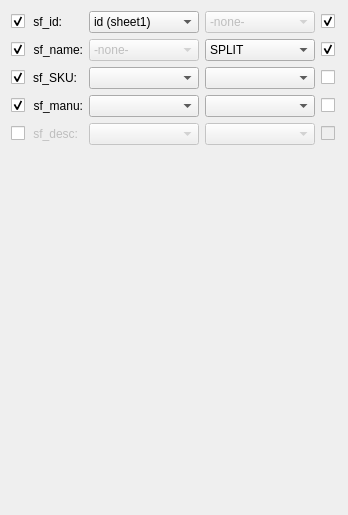
           <widget class="QWidget" name="scrollAreaWidgetContents">
            <property name="geometry">
             <rect>
              <x>0</x>
              <y>0</y>
              <width>348</width>
              <height>515</height>
             </rect>
            </property>
            <layout class="QGridLayout" name="gridLayout_2">
             <item row="0" column="0">
              <widget class="QCheckBox" name="checkBox_10">
               <property name="sizePolicy">
                <sizepolicy hsizetype="Maximum" vsizetype="Fixed">
                 <horstretch>0</horstretch>
                 <verstretch>0</verstretch>
                </sizepolicy>
               </property>
               <property name="minimumSize">
                <size>
                 <width>16</width>
                 <height>0</height>
                </size>
               </property>
               <property name="maximumSize">
                <size>
                 <width>16777215</width>
                 <height>16777215</height>
                </size>
               </property>
               <property name="font">
                <font>
                 <strikeout>false</strikeout>
                </font>
               </property>
               <property name="layoutDirection">
                <enum>Qt::LayoutDirection::LeftToRight</enum>
               </property>
               <property name="text">
                <string/>
               </property>
               <property name="checked">
                <bool>true</bool>
               </property>
              </widget>
             </item>
             <item row="0" column="1">
              <widget class="QLabel" name="label_2">
               <property name="sizePolicy">
                <sizepolicy hsizetype="Maximum" vsizetype="Fixed">
                 <horstretch>0</horstretch>
                 <verstretch>0</verstretch>
                </sizepolicy>
               </property>
               <property name="minimumSize">
                <size>
                 <width>0</width>
                 <height>0</height>
                </size>
               </property>
               <property name="text">
                <string>sf_id:</string>
               </property>
               <property name="alignment">
                <set>Qt::AlignmentFlag::AlignRight|Qt::AlignmentFlag::AlignTrailing|Qt::AlignmentFlag::AlignVCenter</set>
               </property>
              </widget>
             </item>
             <item row="0" column="2">
              <widget class="QComboBox" name="comboBox">
               <property name="sizePolicy">
                <sizepolicy hsizetype="Expanding" vsizetype="Preferred">
                 <horstretch>0</horstretch>
                 <verstretch>0</verstretch>
                </sizepolicy>
               </property>
               <property name="maximumSize">
                <size>
                 <width>200</width>
                 <height>16777215</height>
                </size>
               </property>
               <property name="sizeAdjustPolicy">
                <enum>QComboBox::SizeAdjustPolicy::AdjustToContentsOnFirstShow</enum>
               </property>
               <property name="frame">
                <bool>true</bool>
               </property>
               <property name="labelDrawingMode">
                <enum>QComboBox::LabelDrawingMode::UseStyle</enum>
               </property>
               <item>
                <property name="text">
                 <string>id (sheet1)</string>
                </property>
               </item>
               <item>
                <property name="text">
                 <string>name (sheet2)</string>
                </property>
               </item>
              </widget>
             </item>
             <item row="0" column="3">
              <widget class="QComboBox" name="comboBox_2">
               <property name="enabled">
                <bool>false</bool>
               </property>
               <property name="sizePolicy">
                <sizepolicy hsizetype="Expanding" vsizetype="Preferred">
                 <horstretch>0</horstretch>
                 <verstretch>0</verstretch>
                </sizepolicy>
               </property>
               <property name="maximumSize">
                <size>
                 <width>200</width>
                 <height>16777215</height>
                </size>
               </property>
               <item>
                <property name="text">
                 <string>-none-</string>
                </property>
               </item>
              </widget>
             </item>
             <item row="0" column="4">
              <widget class="QCheckBox" name="checkBox">
               <property name="sizePolicy">
                <sizepolicy hsizetype="Maximum" vsizetype="Fixed">
                 <horstretch>0</horstretch>
                 <verstretch>0</verstretch>
                </sizepolicy>
               </property>
               <property name="minimumSize">
                <size>
                 <width>16</width>
                 <height>0</height>
                </size>
               </property>
               <property name="maximumSize">
                <size>
                 <width>16777215</width>
                 <height>16777215</height>
                </size>
               </property>
               <property name="font">
                <font>
                 <strikeout>false</strikeout>
                </font>
               </property>
               <property name="layoutDirection">
                <enum>Qt::LayoutDirection::LeftToRight</enum>
               </property>
               <property name="text">
                <string/>
               </property>
               <property name="checked">
                <bool>true</bool>
               </property>
              </widget>
             </item>
             <item row="1" column="0">
              <widget class="QCheckBox" name="checkBox_17">
               <property name="sizePolicy">
                <sizepolicy hsizetype="Maximum" vsizetype="Fixed">
                 <horstretch>0</horstretch>
                 <verstretch>0</verstretch>
                </sizepolicy>
               </property>
               <property name="minimumSize">
                <size>
                 <width>16</width>
                 <height>0</height>
                </size>
               </property>
               <property name="font">
                <font>
                 <strikeout>false</strikeout>
                </font>
               </property>
               <property name="layoutDirection">
                <enum>Qt::LayoutDirection::LeftToRight</enum>
               </property>
               <property name="text">
                <string/>
               </property>
               <property name="checked">
                <bool>true</bool>
               </property>
              </widget>
             </item>
             <item row="1" column="1">
              <widget class="QLabel" name="label_3">
               <property name="sizePolicy">
                <sizepolicy hsizetype="Maximum" vsizetype="Fixed">
                 <horstretch>0</horstretch>
                 <verstretch>0</verstretch>
                </sizepolicy>
               </property>
               <property name="minimumSize">
                <size>
                 <width>0</width>
                 <height>0</height>
                </size>
               </property>
               <property name="text">
                <string>sf_name:</string>
               </property>
               <property name="alignment">
                <set>Qt::AlignmentFlag::AlignRight|Qt::AlignmentFlag::AlignTrailing|Qt::AlignmentFlag::AlignVCenter</set>
               </property>
              </widget>
             </item>
             <item row="1" column="2">
              <widget class="QComboBox" name="comboBox_4">
               <property name="enabled">
                <bool>false</bool>
               </property>
               <property name="sizePolicy">
                <sizepolicy hsizetype="Expanding" vsizetype="Preferred">
                 <horstretch>0</horstretch>
                 <verstretch>0</verstretch>
                </sizepolicy>
               </property>
               <property name="maximumSize">
                <size>
                 <width>200</width>
                 <height>16777215</height>
                </size>
               </property>
               <item>
                <property name="text">
                 <string>-none-</string>
                </property>
               </item>
              </widget>
             </item>
             <item row="1" column="3">
              <widget class="QComboBox" name="comboBox_3">
               <property name="sizePolicy">
                <sizepolicy hsizetype="Expanding" vsizetype="Preferred">
                 <horstretch>0</horstretch>
                 <verstretch>0</verstretch>
                </sizepolicy>
               </property>
               <property name="maximumSize">
                <size>
                 <width>200</width>
                 <height>16777215</height>
                </size>
               </property>
               <item>
                <property name="text">
                 <string>SPLIT</string>
                </property>
               </item>
              </widget>
             </item>
             <item row="1" column="4">
              <widget class="QCheckBox" name="checkBox_2">
               <property name="sizePolicy">
                <sizepolicy hsizetype="Maximum" vsizetype="Fixed">
                 <horstretch>0</horstretch>
                 <verstretch>0</verstretch>
                </sizepolicy>
               </property>
               <property name="minimumSize">
                <size>
                 <width>16</width>
                 <height>0</height>
                </size>
               </property>
               <property name="font">
                <font>
                 <strikeout>false</strikeout>
                </font>
               </property>
               <property name="layoutDirection">
                <enum>Qt::LayoutDirection::LeftToRight</enum>
               </property>
               <property name="text">
                <string/>
               </property>
               <property name="checked">
                <bool>true</bool>
               </property>
              </widget>
             </item>
             <item row="2" column="0">
              <widget class="QCheckBox" name="checkBox_14">
               <property name="sizePolicy">
                <sizepolicy hsizetype="Maximum" vsizetype="Fixed">
                 <horstretch>0</horstretch>
                 <verstretch>0</verstretch>
                </sizepolicy>
               </property>
               <property name="minimumSize">
                <size>
                 <width>16</width>
                 <height>0</height>
                </size>
               </property>
               <property name="font">
                <font>
                 <strikeout>false</strikeout>
                </font>
               </property>
               <property name="layoutDirection">
                <enum>Qt::LayoutDirection::LeftToRight</enum>
               </property>
               <property name="text">
                <string/>
               </property>
               <property name="checked">
                <bool>true</bool>
               </property>
              </widget>
             </item>
             <item row="2" column="1">
              <widget class="QLabel" name="label_4">
               <property name="sizePolicy">
                <sizepolicy hsizetype="Maximum" vsizetype="Fixed">
                 <horstretch>0</horstretch>
                 <verstretch>0</verstretch>
                </sizepolicy>
               </property>
               <property name="minimumSize">
                <size>
                 <width>0</width>
                 <height>0</height>
                </size>
               </property>
               <property name="text">
                <string>sf_SKU:</string>
               </property>
               <property name="alignment">
                <set>Qt::AlignmentFlag::AlignRight|Qt::AlignmentFlag::AlignTrailing|Qt::AlignmentFlag::AlignVCenter</set>
               </property>
              </widget>
             </item>
             <item row="2" column="2">
              <widget class="QComboBox" name="comboBox_6">
               <property name="sizePolicy">
                <sizepolicy hsizetype="Expanding" vsizetype="Preferred">
                 <horstretch>0</horstretch>
                 <verstretch>0</verstretch>
                </sizepolicy>
               </property>
               <property name="maximumSize">
                <size>
                 <width>200</width>
                 <height>16777215</height>
                </size>
               </property>
              </widget>
             </item>
             <item row="2" column="3">
              <widget class="QComboBox" name="comboBox_5">
               <property name="sizePolicy">
                <sizepolicy hsizetype="Expanding" vsizetype="Preferred">
                 <horstretch>0</horstretch>
                 <verstretch>0</verstretch>
                </sizepolicy>
               </property>
               <property name="maximumSize">
                <size>
                 <width>200</width>
                 <height>16777215</height>
                </size>
               </property>
              </widget>
             </item>
             <item row="2" column="4">
              <widget class="QCheckBox" name="checkBox_3">
               <property name="sizePolicy">
                <sizepolicy hsizetype="Maximum" vsizetype="Fixed">
                 <horstretch>0</horstretch>
                 <verstretch>0</verstretch>
                </sizepolicy>
               </property>
               <property name="minimumSize">
                <size>
                 <width>16</width>
                 <height>0</height>
                </size>
               </property>
               <property name="font">
                <font>
                 <strikeout>false</strikeout>
                </font>
               </property>
               <property name="layoutDirection">
                <enum>Qt::LayoutDirection::LeftToRight</enum>
               </property>
               <property name="text">
                <string/>
               </property>
              </widget>
             </item>
             <item row="3" column="0">
              <widget class="QCheckBox" name="checkBox_16">
               <property name="sizePolicy">
                <sizepolicy hsizetype="Maximum" vsizetype="Fixed">
                 <horstretch>0</horstretch>
                 <verstretch>0</verstretch>
                </sizepolicy>
               </property>
               <property name="minimumSize">
                <size>
                 <width>16</width>
                 <height>0</height>
                </size>
               </property>
               <property name="font">
                <font>
                 <strikeout>false</strikeout>
                </font>
               </property>
               <property name="layoutDirection">
                <enum>Qt::LayoutDirection::LeftToRight</enum>
               </property>
               <property name="text">
                <string/>
               </property>
               <property name="checked">
                <bool>true</bool>
               </property>
              </widget>
             </item>
             <item row="3" column="1">
              <widget class="QLabel" name="label_5">
               <property name="sizePolicy">
                <sizepolicy hsizetype="Maximum" vsizetype="Fixed">
                 <horstretch>0</horstretch>
                 <verstretch>0</verstretch>
                </sizepolicy>
               </property>
               <property name="minimumSize">
                <size>
                 <width>0</width>
                 <height>0</height>
                </size>
               </property>
               <property name="text">
                <string>sf_manu:</string>
               </property>
               <property name="alignment">
                <set>Qt::AlignmentFlag::AlignRight|Qt::AlignmentFlag::AlignTrailing|Qt::AlignmentFlag::AlignVCenter</set>
               </property>
              </widget>
             </item>
             <item row="3" column="2">
              <widget class="QComboBox" name="comboBox_8">
               <property name="sizePolicy">
                <sizepolicy hsizetype="Expanding" vsizetype="Preferred">
                 <horstretch>0</horstretch>
                 <verstretch>0</verstretch>
                </sizepolicy>
               </property>
               <property name="maximumSize">
                <size>
                 <width>200</width>
                 <height>16777215</height>
                </size>
               </property>
              </widget>
             </item>
             <item row="3" column="3">
              <widget class="QComboBox" name="comboBox_7">
               <property name="sizePolicy">
                <sizepolicy hsizetype="Expanding" vsizetype="Preferred">
                 <horstretch>0</horstretch>
                 <verstretch>0</verstretch>
                </sizepolicy>
               </property>
               <property name="maximumSize">
                <size>
                 <width>200</width>
                 <height>16777215</height>
                </size>
               </property>
              </widget>
             </item>
             <item row="3" column="4">
              <widget class="QCheckBox" name="checkBox_4">
               <property name="sizePolicy">
                <sizepolicy hsizetype="Maximum" vsizetype="Fixed">
                 <horstretch>0</horstretch>
                 <verstretch>0</verstretch>
                </sizepolicy>
               </property>
               <property name="minimumSize">
                <size>
                 <width>16</width>
                 <height>0</height>
                </size>
               </property>
               <property name="font">
                <font>
                 <strikeout>false</strikeout>
                </font>
               </property>
               <property name="layoutDirection">
                <enum>Qt::LayoutDirection::LeftToRight</enum>
               </property>
               <property name="text">
                <string/>
               </property>
              </widget>
             </item>
             <item row="4" column="0">
              <widget class="QCheckBox" name="checkBox_15">
               <property name="sizePolicy">
                <sizepolicy hsizetype="Maximum" vsizetype="Fixed">
                 <horstretch>0</horstretch>
                 <verstretch>0</verstretch>
                </sizepolicy>
               </property>
               <property name="minimumSize">
                <size>
                 <width>16</width>
                 <height>0</height>
                </size>
               </property>
               <property name="font">
                <font>
                 <strikeout>false</strikeout>
                </font>
               </property>
               <property name="layoutDirection">
                <enum>Qt::LayoutDirection::LeftToRight</enum>
               </property>
               <property name="text">
                <string/>
               </property>
               <property name="checked">
                <bool>false</bool>
               </property>
              </widget>
             </item>
             <item row="4" column="1">
              <widget class="QLabel" name="label_6">
               <property name="enabled">
                <bool>false</bool>
               </property>
               <property name="sizePolicy">
                <sizepolicy hsizetype="Maximum" vsizetype="Fixed">
                 <horstretch>0</horstretch>
                 <verstretch>0</verstretch>
                </sizepolicy>
               </property>
               <property name="minimumSize">
                <size>
                 <width>0</width>
                 <height>0</height>
                </size>
               </property>
               <property name="text">
                <string>sf_desc:</string>
               </property>
               <property name="alignment">
                <set>Qt::AlignmentFlag::AlignRight|Qt::AlignmentFlag::AlignTrailing|Qt::AlignmentFlag::AlignVCenter</set>
               </property>
              </widget>
             </item>
             <item row="4" column="2">
              <widget class="QComboBox" name="comboBox_10">
               <property name="enabled">
                <bool>false</bool>
               </property>
               <property name="sizePolicy">
                <sizepolicy hsizetype="Expanding" vsizetype="Preferred">
                 <horstretch>0</horstretch>
                 <verstretch>0</verstretch>
                </sizepolicy>
               </property>
               <property name="maximumSize">
                <size>
                 <width>200</width>
                 <height>16777215</height>
                </size>
               </property>
              </widget>
             </item>
             <item row="4" column="3">
              <widget class="QComboBox" name="comboBox_9">
               <property name="enabled">
                <bool>false</bool>
               </property>
               <property name="sizePolicy">
                <sizepolicy hsizetype="Expanding" vsizetype="Preferred">
                 <horstretch>0</horstretch>
                 <verstretch>0</verstretch>
                </sizepolicy>
               </property>
               <property name="maximumSize">
                <size>
                 <width>200</width>
                 <height>16777215</height>
                </size>
               </property>
              </widget>
             </item>
             <item row="4" column="4">
              <widget class="QCheckBox" name="checkBox_5">
               <property name="enabled">
                <bool>false</bool>
               </property>
               <property name="sizePolicy">
                <sizepolicy hsizetype="Maximum" vsizetype="Fixed">
                 <horstretch>0</horstretch>
                 <verstretch>0</verstretch>
                </sizepolicy>
               </property>
               <property name="minimumSize">
                <size>
                 <width>16</width>
                 <height>0</height>
                </size>
               </property>
               <property name="font">
                <font>
                 <strikeout>false</strikeout>
                </font>
               </property>
               <property name="layoutDirection">
                <enum>Qt::LayoutDirection::LeftToRight</enum>
               </property>
               <property name="text">
                <string/>
               </property>
              </widget>
             </item>
             <item row="5" column="0" colspan="4">
              <spacer name="verticalSpacer">
               <property name="orientation">
                <enum>Qt::Orientation::Vertical</enum>
               </property>
               <property name="sizeHint" stdset="0">
                <size>
                 <width>20</width>
                 <height>40</height>
                </size>
               </property>
              </spacer>
             </item>
            </layout>
           </widget>
